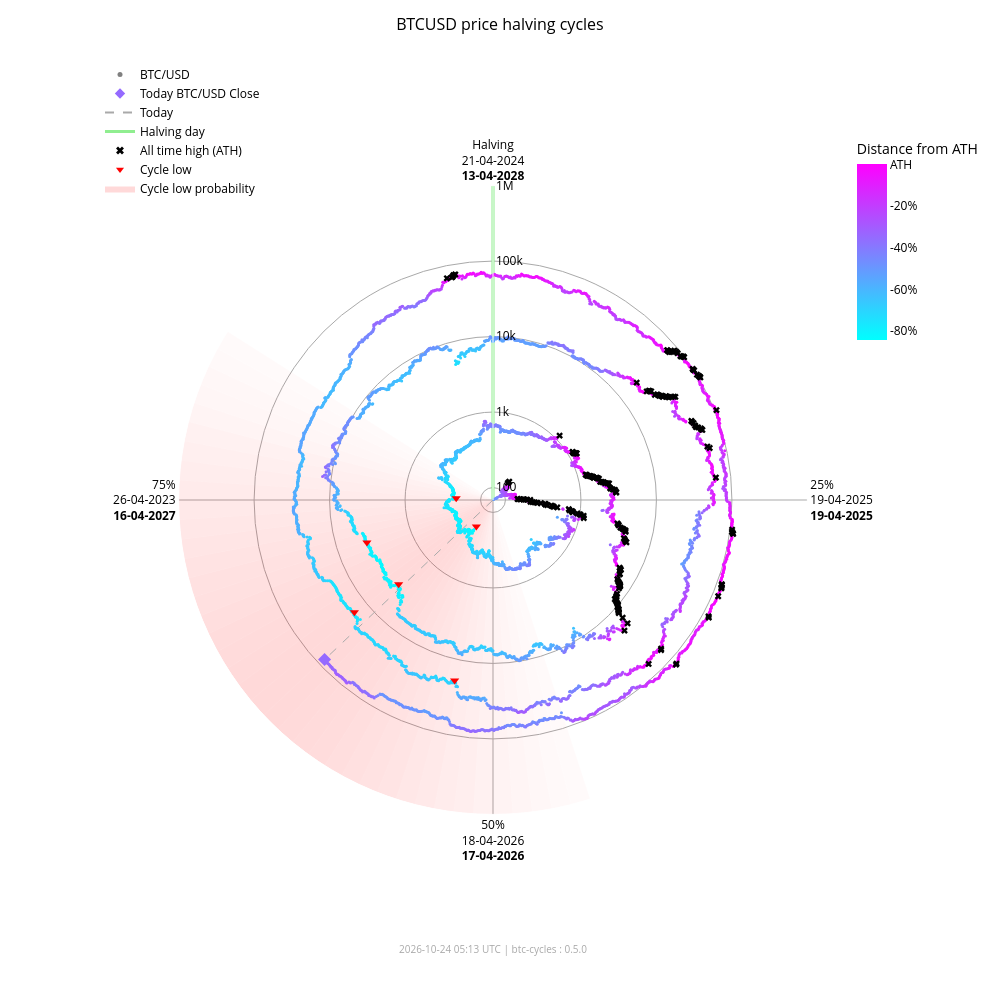

Source (notebook cell):
### Markdown cell above
### Interactive chart (plotly)

### Code cell
fig_interactive = btc.plot(
    kind="interactive",
    from_date="2012-11-28",
)
# plotly config for interactivity
config = {"scrollZoom": True, "displayModeBar": True}
# display in notebook
fig_interactive.show(config=config)

### Figure 1 — Plotly figure (JSON) as saved in the notebook; plotly's stock layout.template omitted (floating-point values rounded to 4 significant figures; data arrays with more than 128 entries replaced by an {"elided": "..."} marker saying what was removed)
{"data": [{"fill": "toself", "fillcolor": "rgba(255,0,0,0.018306980149439524)", "hoverinfo": "skip", "line": {"width": 0}, "mode": "lines", "r": [68.43, 1000000, 1000000, 68.43, 68.43], "showlegend": false, "theta": [162.0, 162.0, 165.6, 165.6, 162.0], "type": "scatterpolar"}, {"fill": "toself", "fillcolor": "rgba(255,0,0,0.02405911634527998)", "hoverinfo": "skip", "line": {"width": 0}, "mode": "lines", "r": [68.43, 1000000, 1000000, 68.43, 68.43], "showlegend": false, "theta": [165.6, 165.6, 169.2, 169.2, 165.6], "type": "scatterpolar"}, {"fill": "toself", "fillcolor": "rgba(255,0,0,0.030803449372254352)", "hoverinfo": "skip", "line": {"width": 0}, "mode": "lines", "r": [68.43, 1000000, 1000000, 68.43, 68.43], "showlegend": false, "theta": [169.2, 169.2, 172.8, 172.8, 169.2], "type": "scatterpolar"}, {"fill": "toself", "fillcolor": "rgba(255,0,0,0.03847233586005252)", "hoverinfo": "skip", "line": {"width": 0}, "mode": "lines", "r": [68.43, 1000000, 1000000, 68.43, 68.43], "showlegend": false, "theta": [172.8, 172.8, 176.4, 176.4, 172.8], "type": "scatterpolar"}, {"fill": "toself", "fillcolor": "rgba(255,0,0,0.04694405159551339)", "hoverinfo": "skip", "line": {"width": 0}, "mode": "lines", "r": [68.43, 1000000, 1000000, 68.43, 68.43], "showlegend": false, "theta": [176.4, 176.4, 180.0, 180.0, 176.4], "type": "scatterpolar"}, {"fill": "toself", "fillcolor": "rgba(255,0,0,0.05605603979818329)", "hoverinfo": "skip", "line": {"width": 0}, "mode": "lines", "r": [68.43, 1000000, 1000000, 68.43, 68.43], "showlegend": false, "theta": [180.0, 180.0, 183.6, 183.6, 180.0], "type": "scatterpolar"}, {"fill": "toself", "fillcolor": "rgba(255,0,0,0.06562330627802694)", "hoverinfo": "skip", "line": {"width": 0}, "mode": "lines", "r": [68.43, 1000000, 1000000, 68.43, 68.43], "showlegend": false, "theta": [183.6, 183.6, 187.2, 187.2, 183.6], "type": "scatterpolar"}, {"fill": "toself", "fillcolor": "rgba(255,0,0,0.07545707932574237)", "hoverinfo": "skip", "line": {"width": 0}, "mode": "lines", "r": [68.43, 1000000, 1000000, 68.43, 68.43], "showlegend": false, "theta": [187.2, 187.2, 190.8, 190.8, 187.2], "type": "scatterpolar"}, {"fill": "toself", "fillcolor": "rgba(255,0,0,0.08537841060169407)", "hoverinfo": "skip", "line": {"width": 0}, "mode": "lines", "r": [68.43, 1000000, 1000000, 68.43, 68.43], "showlegend": false, "theta": [190.8, 190.8, 194.4, 194.4, 190.8], "type": "scatterpolar"}, {"fill": "toself", "fillcolor": "rgba(255,0,0,0.09522272137134848)", "hoverinfo": "skip", "line": {"width": 0}, "mode": "lines", "r": [68.43, 1000000, 1000000, 68.43, 68.43], "showlegend": false, "theta": [194.4, 194.4, 198.0, 198.0, 194.4], "type": "scatterpolar"}, {"fill": "toself", "fillcolor": "rgba(255,0,0,0.10483418800389058)", "hoverinfo": "skip", "line": {"width": 0}, "mode": "lines", "r": [68.43, 1000000, 1000000, 68.43, 68.43], "showlegend": false, "theta": [198.0, 198.0, 201.6, 201.6, 198.0], "type": "scatterpolar"}, {"fill": "toself", "fillcolor": "rgba(255,0,0,0.11405248627197925)", "hoverinfo": "skip", "line": {"width": 0}, "mode": "lines", "r": [68.43, 1000000, 1000000, 68.43, 68.43], "showlegend": false, "theta": [201.6, 201.6, 205.2, 205.2, 201.6], "type": "scatterpolar"}, {"fill": "toself", "fillcolor": "rgba(255,0,0,0.12269756305009562)", "hoverinfo": "skip", "line": {"width": 0}, "mode": "lines", "r": [68.43, 1000000, 1000000, 68.43, 68.43], "showlegend": false, "theta": [205.2, 205.2, 208.8, 208.8, 205.2], "type": "scatterpolar"}, {"fill": "toself", "fillcolor": "rgba(255,0,0,0.13055959037792858)", "hoverinfo": "skip", "line": {"width": 0}, "mode": "lines", "r": [68.43, 1000000, 1000000, 68.43, 68.43], "showlegend": false, "theta": [208.8, 208.8, 212.4, 212.4, 208.8], "type": "scatterpolar"}, {"fill": "toself", "fillcolor": "rgba(255,0,0,0.13740037014073872)", "hoverinfo": "skip", "line": {"width": 0}, "mode": "lines", "r": [68.43, 1000000, 1000000, 68.43, 68.43], "showlegend": false, "theta": [212.4, 212.4, 216.0, 216.0, 212.4], "type": "scatterpolar"}, {"fill": "toself", "fillcolor": "rgba(255,0,0,0.14296927208088228)", "hoverinfo": "skip", "line": {"width": 0}, "mode": "lines", "r": [68.43, 1000000, 1000000, 68.43, 68.43], "showlegend": false, "theta": [216.0, 216.0, 219.6, 219.6, 216.0], "type": "scatterpolar"}, {"fill": "toself", "fillcolor": "rgba(255,0,0,0.14703219887325494)", "hoverinfo": "skip", "line": {"width": 0}, "mode": "lines", "r": [68.43, 1000000, 1000000, 68.43, 68.43], "showlegend": false, "theta": [219.6, 219.6, 223.2, 223.2, 219.6], "type": "scatterpolar"}, {"fill": "toself", "fillcolor": "rgba(255,0,0,0.14940752827264187)", "hoverinfo": "skip", "line": {"width": 0}, "mode": "lines", "r": [68.43, 1000000, 1000000, 68.43, 68.43], "showlegend": false, "theta": [223.2, 223.2, 226.8, 226.8, 223.2], "type": "scatterpolar"}, {"fill": "toself", "fillcolor": "rgba(255,0,0,0.15)", "hoverinfo": "skip", "line": {"width": 0}, "mode": "lines", "r": [68.43, 1000000, 1000000, 68.43, 68.43], "showlegend": false, "theta": [226.8, 226.8, 230.4, 230.4, 226.8], "type": "scatterpolar"}, {"fill": "toself", "fillcolor": "rgba(255,0,0,0.14882314851976614)", "hoverinfo": "skip", "line": {"width": 0}, "mode": "lines", "r": [68.43, 1000000, 1000000, 68.43, 68.43], "showlegend": false, "theta": [230.4, 230.4, 234.0, 234.0, 230.4], "type": "scatterpolar"}, {"fill": "toself", "fillcolor": "rgba(255,0,0,0.14600334989350275)", "hoverinfo": "skip", "line": {"width": 0}, "mode": "lines", "r": [68.43, 1000000, 1000000, 68.43, 68.43], "showlegend": false, "theta": [234.0, 234.0, 237.6, 237.6, 234.0], "type": "scatterpolar"}, {"fill": "toself", "fillcolor": "rgba(255,0,0,0.14176315293000513)", "hoverinfo": "skip", "line": {"width": 0}, "mode": "lines", "r": [68.43, 1000000, 1000000, 68.43, 68.43], "showlegend": false, "theta": [237.6, 237.6, 241.2, 241.2, 237.6], "type": "scatterpolar"}, {"fill": "toself", "fillcolor": "rgba(255,0,0,0.1363869302869166)", "hoverinfo": "skip", "line": {"width": 0}, "mode": "lines", "r": [68.43, 1000000, 1000000, 68.43, 68.43], "showlegend": false, "theta": [241.2, 241.2, 244.8, 244.8, 241.2], "type": "scatterpolar"}, {"fill": "toself", "fillcolor": "rgba(255,0,0,0.13017643696734477)", "hoverinfo": "skip", "line": {"width": 0}, "mode": "lines", "r": [68.43, 1000000, 1000000, 68.43, 68.43], "showlegend": false, "theta": [244.8, 244.8, 248.4, 248.4, 244.8], "type": "scatterpolar"}, {"fill": "toself", "fillcolor": "rgba(255,0,0,0.1234063302665758)", "hoverinfo": "skip", "line": {"width": 0}, "mode": "lines", "r": [68.43, 1000000, 1000000, 68.43, 68.43], "showlegend": false, "theta": [248.4, 248.4, 252.0, 252.0, 248.4], "type": "scatterpolar"}, {"fill": "toself", "fillcolor": "rgba(255,0,0,0.11628949020714345)", "hoverinfo": "skip", "line": {"width": 0}, "mode": "lines", "r": [68.43, 1000000, 1000000, 68.43, 68.43], "showlegend": false, "theta": [252.0, 252.0, 255.6, 255.6, 252.0], "type": "scatterpolar"}, {"fill": "toself", "fillcolor": "rgba(255,0,0,0.108959277972535)", "hoverinfo": "skip", "line": {"width": 0}, "mode": "lines", "r": [68.43, 1000000, 1000000, 68.43, 68.43], "showlegend": false, "theta": [255.6, 255.6, 259.2, 259.2, 255.6], "type": "scatterpolar"}, {"fill": "toself", "fillcolor": "rgba(255,0,0,0.1014715299920515)", "hoverinfo": "skip", "line": {"width": 0}, "mode": "lines", "r": [68.43, 1000000, 1000000, 68.43, 68.43], "showlegend": false, "theta": [259.2, 259.2, 262.8, 262.8, 259.2], "type": "scatterpolar"}, {"fill": "toself", "fillcolor": "rgba(255,0,0,0.09382430417652897)", "hoverinfo": "skip", "line": {"width": 0}, "mode": "lines", "r": [68.43, 1000000, 1000000, 68.43, 68.43], "showlegend": false, "theta": [262.8, 262.8, 266.4, 266.4, 262.8], "type": "scatterpolar"}, {"fill": "toself", "fillcolor": "rgba(255,0,0,0.08598937207621672)", "hoverinfo": "skip", "line": {"width": 0}, "mode": "lines", "r": [68.43, 1000000, 1000000, 68.43, 68.43], "showlegend": false, "theta": [266.4, 266.4, 270.0, 270.0, 266.4], "type": "scatterpolar"}, {"fill": "toself", "fillcolor": "rgba(255,0,0,0.07794710108398434)", "hoverinfo": "skip", "line": {"width": 0}, "mode": "lines", "r": [68.43, 1000000, 1000000, 68.43, 68.43], "showlegend": false, "theta": [270.0, 270.0, 273.6, 273.6, 270.0], "type": "scatterpolar"}, {"fill": "toself", "fillcolor": "rgba(255,0,0,0.06971614429145927)", "hoverinfo": "skip", "line": {"width": 0}, "mode": "lines", "r": [68.43, 1000000, 1000000, 68.43, 68.43], "showlegend": false, "theta": [273.6, 273.6, 277.2, 277.2, 273.6], "type": "scatterpolar"}, {"fill": "toself", "fillcolor": "rgba(255,0,0,0.061371174705723626)", "hoverinfo": "skip", "line": {"width": 0}, "mode": "lines", "r": [68.43, 1000000, 1000000, 68.43, 68.43], "showlegend": false, "theta": [277.2, 277.2, 280.8, 280.8, 277.2], "type": "scatterpolar"}, {"fill": "toself", "fillcolor": "rgba(255,0,0,0.05304520605236535)", "hoverinfo": "skip", "line": {"width": 0}, "mode": "lines", "r": [68.43, 1000000, 1000000, 68.43, 68.43], "showlegend": false, "theta": [280.8, 280.8, 284.4, 284.4, 280.8], "type": "scatterpolar"}, {"fill": "toself", "fillcolor": "rgba(255,0,0,0.044916938988340704)", "hoverinfo": "skip", "line": {"width": 0}, "mode": "lines", "r": [68.43, 1000000, 1000000, 68.43, 68.43], "showlegend": false, "theta": [284.4, 284.4, 288.0, 288.0, 284.4], "type": "scatterpolar"}, {"fill": "toself", "fillcolor": "rgba(255,0,0,0.0371870550186571)", "hoverinfo": "skip", "line": {"width": 0}, "mode": "lines", "r": [68.43, 1000000, 1000000, 68.43, 68.43], "showlegend": false, "theta": [288.0, 288.0, 291.6, 291.6, 288.0], "type": "scatterpolar"}, {"fill": "toself", "fillcolor": "rgba(255,0,0,0.030049603184432498)", "hoverinfo": "skip", "line": {"width": 0}, "mode": "lines", "r": [68.43, 1000000, 1000000, 68.43, 68.43], "showlegend": false, "theta": [291.6, 291.6, 295.2, 295.2, 291.6], "type": "scatterpolar"}, {"fill": "toself", "fillcolor": "rgba(255,0,0,0.023665126797805223)", "hoverinfo": "skip", "line": {"width": 0}, "mode": "lines", "r": [68.43, 1000000, 1000000, 68.43, 68.43], "showlegend": false, "theta": [295.2, 295.2, 298.8, 298.8, 295.2], "type": "scatterpolar"}, {"fill": "toself", "fillcolor": "rgba(255,0,0,0.018141004067302662)", "hoverinfo": "skip", "line": {"width": 0}, "mode": "lines", "r": [68.43, 1000000, 1000000, 68.43, 68.43], "showlegend": false, "theta": [298.8, 298.8, 302.4, 302.4, 298.8], "type": "scatterpolar"}, {"hoverinfo": "skip", "line": {"color": "darkgrey", "dash": "dash", "width": 1}, "mode": "lines", "r": [68.43, 81070.0], "showlegend": false, "theta": [226.5, 226.5], "type": "scatterpolar"}, {"hoverinfo": "skip", "line": {"color": "lightgreen", "width": 3}, "mode": "lines", "r": [68.43, 1000000], "showlegend": false, "theta": [0, 0], "type": "scatterpolar"}, {"hoverinfo": "text", "marker": {"color": {"elided": "4928 str values"}, "size": 3}, "mode": "markers", "r": {"elided": "4928 float values"}, "showlegend": false, "text": {"elided": "4928 str values"}, "theta": {"elided": "4928 float values"}, "type": "scatterpolar"}, {"hoverinfo": "text", "marker": {"color": "#956aff", "size": 10, "symbol": "diamond"}, "mode": "markers", "r": [81070.0], "showlegend": false, "text": ["Today<br>Date: 2026-10-23<br>Price: $81,074.19"], "theta": [226.5], "type": "scatterpolar"}, {"hoverinfo": "text", "marker": {"color": "black", "size": 6, "symbol": "x"}, "mode": "markers", "r": {"elided": "182 float values"}, "showlegend": false, "text": {"elided": "182 str values"}, "theta": {"elided": "182 float values"}, "type": "scatterpolar"}, {"hoverinfo": "text", "marker": {"color": "red", "size": 8, "symbol": "triangle-down"}, "mode": "markers", "r": [178.1, 210.5, 3237.0, 3961.0, 19020.0, 15790.0], "showlegend": false, "text": ["Cycle Low<br>Date: 2015-01-14<br>Price: $178.10<br>ATH distance: -84.5%", "Cycle Low<br>Date: 2015-08-24<br>Price: $210.49<br>ATH distance: -81.7%", "Cycle Low<br>Date: 2018-12-15<br>Price: $3,236.76<br>ATH distance: -83.4%", "Cycle Low<br>Date: 2019-03-15<br>Price: $3,960.91<br>ATH distance: -79.7%", "Cycle Low<br>Date: 2022-06-18<br>Price: $19,017.64<br>ATH distance: -71.9%", "Cycle Low<br>Date: 2022-11-21<br>Price: $15,787.28<br>ATH distance: -76.6%"], "theta": [212.1, 272.7, 228.3, 251.4, 192.0, 231.0], "type": "scatterpolar"}, {"marker": {"color": "grey", "size": 5}, "mode": "markers", "name": "BTC/USD", "r": [null], "theta": [null], "type": "scatterpolar"}, {"marker": {"color": "#956aff", "size": 8, "symbol": "diamond"}, "mode": "markers", "name": "Today BTC/USD Close", "r": [null], "theta": [null], "type": "scatterpolar"}, {"line": {"color": "darkgrey", "dash": "dash"}, "mode": "lines", "name": "Today", "r": [null], "theta": [null], "type": "scatterpolar"}, {"line": {"color": "lightgreen", "width": 3}, "mode": "lines", "name": "Halving day", "r": [null], "theta": [null], "type": "scatterpolar"}, {"marker": {"color": "black", "size": 7, "symbol": "x"}, "mode": "markers", "name": "All time high (ATH)", "r": [null], "theta": [null], "type": "scatterpolar"}, {"marker": {"color": "red", "size": 7, "symbol": "triangle-down"}, "mode": "markers", "name": "Cycle low", "r": [null], "theta": [null], "type": "scatterpolar"}, {"fill": "toself", "fillcolor": "rgba(255,0,0,0.15)", "line": {"width": 0}, "mode": "lines", "name": "Cycle low probability", "r": [null], "theta": [null], "type": "scatterpolar"}, {"hoverinfo": "skip", "marker": {"cmax": 0, "cmin": -0.8453, "color": [0], "colorbar": {"len": 0.25, "ticktext": ["ATH", "-20%", "-40%", "-60%", "-80%", "-100%"], "tickvals": [0, -0.2, -0.4, -0.6, -0.8, -1.0], "title": {"text": "Distance from ATH"}, "x": 0.95, "y": 0.92, "yanchor": "top"}, "colorscale": {"elided": "256x2 mixed values"}, "showscale": true, "size": 0}, "mode": "markers", "r": [null], "showlegend": false, "theta": [null], "type": "scatterpolar"}], "layout": {"annotations": [{"font": {"color": "darkgrey", "size": 10}, "showarrow": false, "text": "2026-10-24 05:13 UTC | btc-cycles : 0.5.0", "x": 0.5, "xref": "paper", "y": -0.02, "yref": "paper"}], "font": {"color": "black"}, "height": 1000, "legend": {"bgcolor": "rgba(0,0,0,0)", "font": {"color": "black"}, "x": 0.0, "y": 1.0}, "margin": {"b": 60, "l": 100, "r": 80, "t": 60}, "paper_bgcolor": "white", "plot_bgcolor": "white", "polar": {"angularaxis": {"color": "black", "direction": "clockwise", "gridcolor": "darkgrey", "rotation": 90, "ticktext": ["Halving<br>21-04-2024<br><b>13-04-2028</b>", "25%<br>19-04-2025<br><b>19-04-2025</b>", "50%<br>18-04-2026<br><b>17-04-2026</b>", "75%<br>26-04-2023<br><b>16-04-2027</b>"], "tickvals": [0, 90, 180, 270]}, "bgcolor": "white", "domain": {"x": [0.1, 0.9], "y": [0.05, 0.95]}, "radialaxis": {"angle": 90, "color": "black", "gridcolor": "darkgrey", "range": [1.835, 6.0], "tickangle": 90, "ticktext": ["100", "1k", "10k", "100k", "1M"], "tickvals": [100, 1000, 10000, 100000, 1000000], "type": "log"}}, "title": {"font": {"color": "black", "size": 16}, "text": "BTCUSD price halving cycles", "x": 0.5}, "width": 1000}}
